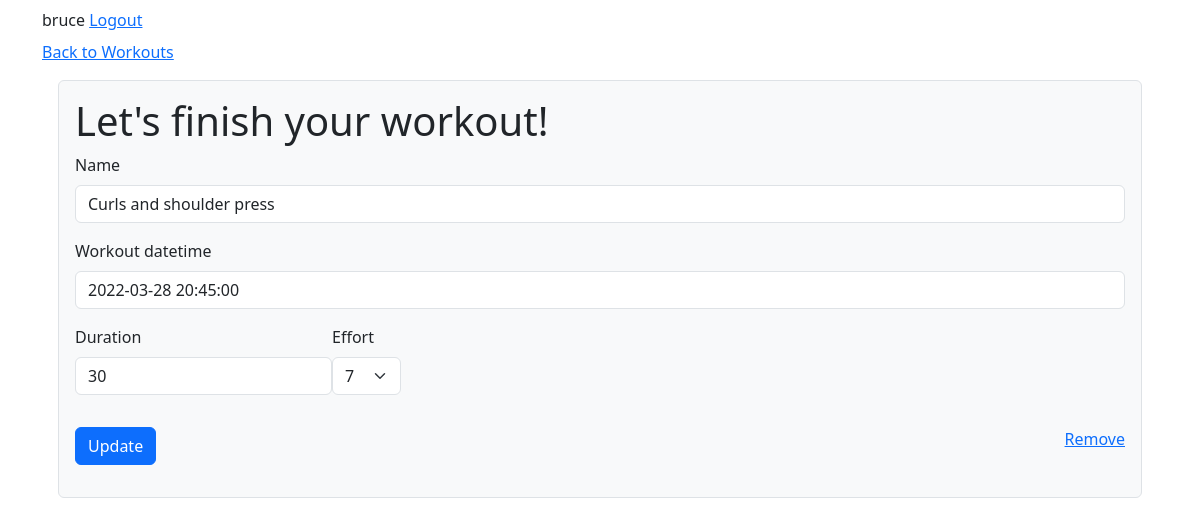
Screenshot of /workouts/update/19 (signed in) with the database file from the repository.
### workouts/models.py (models this page shows, shortened)
class Workout(models.Model):
    profile = models.ForeignKey(
        Profile, on_delete=models.CASCADE, related_name="workouts"
    )
    name = models.CharField(max_length=255)
    workout_datetime = models.DateTimeField()
    duration = models.IntegerField(default=0)
    effort = models.IntegerField(default=5, choices=((x, str(x)) for x in range(1, 11)))

### workouts/views.py (the view, shortened to what this page needs)
# urls.py: path("update/<int:pk>", views.UpdateWorkoutView.as_view(), name="update_workout"),
class UpdateWorkoutView(SecureView):
    def get(self, request, pk):
        workout = request.user.profile.workouts.get(pk=pk)
        form = forms.WorkoutForm(instance=workout)
        return render(request, "workouts/edit.html", {"form": form})

### workouts/forms.py
class WorkoutForm(forms.ModelForm):
    class Meta:
        model = models.Workout
        fields = ['name', 'workout_datetime', 'duration', 'effort']
        widgets = {
          'name': forms.TextInput(attrs={ 'autofocus': True }),
          'workout_datetime': forms.DateTimeInput(attrs={'data-controller': 'datepicker', 'data-datepicker-time': 'true' })
        }

### workouts/templates/workouts/edit.html (shortened to what this page needs)
{% extends 'layout.html' %}
{% load bootstrap5 %}
{% block body %}
<div>
  <a href="{% url 'workouts:home' %}">Back to Workouts</a>
</div>
<div class="bg-light m-3 p-3 border rounded">
  <h1>Let's finish your workout!</h1>
  <form novalidate method="post" autocomplete="off">
      {% bootstrap_field form.name %}
      {% bootstrap_field form.workout_datetime %}
      <div class="d-flex flex-wrap">
      {% bootstrap_field form.duration form_group_class="m-2"%}
      {% bootstrap_field form.effort form_group_class="m-2" %}
      </div>
      <div class="d-flex flex-wrap justify-content-between my-3">
          <div>
              {% bootstrap_button 'Update' %}
          </div>
          <div>
              <a href="{% url 'workouts:delete_workout' form.instance.id %}">Remove</a>
          </div>
      </div>
  </form>
</div>
{% endblock body %}

### templates/_signon.html
<div class="my-2">
{% if user.is_authenticated %}
 {{user.username}} <a href="{% url 'logout' %}">Logout</a>
{% else %}
<a href="{% url 'login' %}">Login</a>
{% endif %}
</div>

### rows the page displays
Workout: name "Curls and shoulder press", workout_datetime "2022-03-28 20:45:00", duration "30", effort "7"

### other values shown
{{ user.username }} "bruce"
